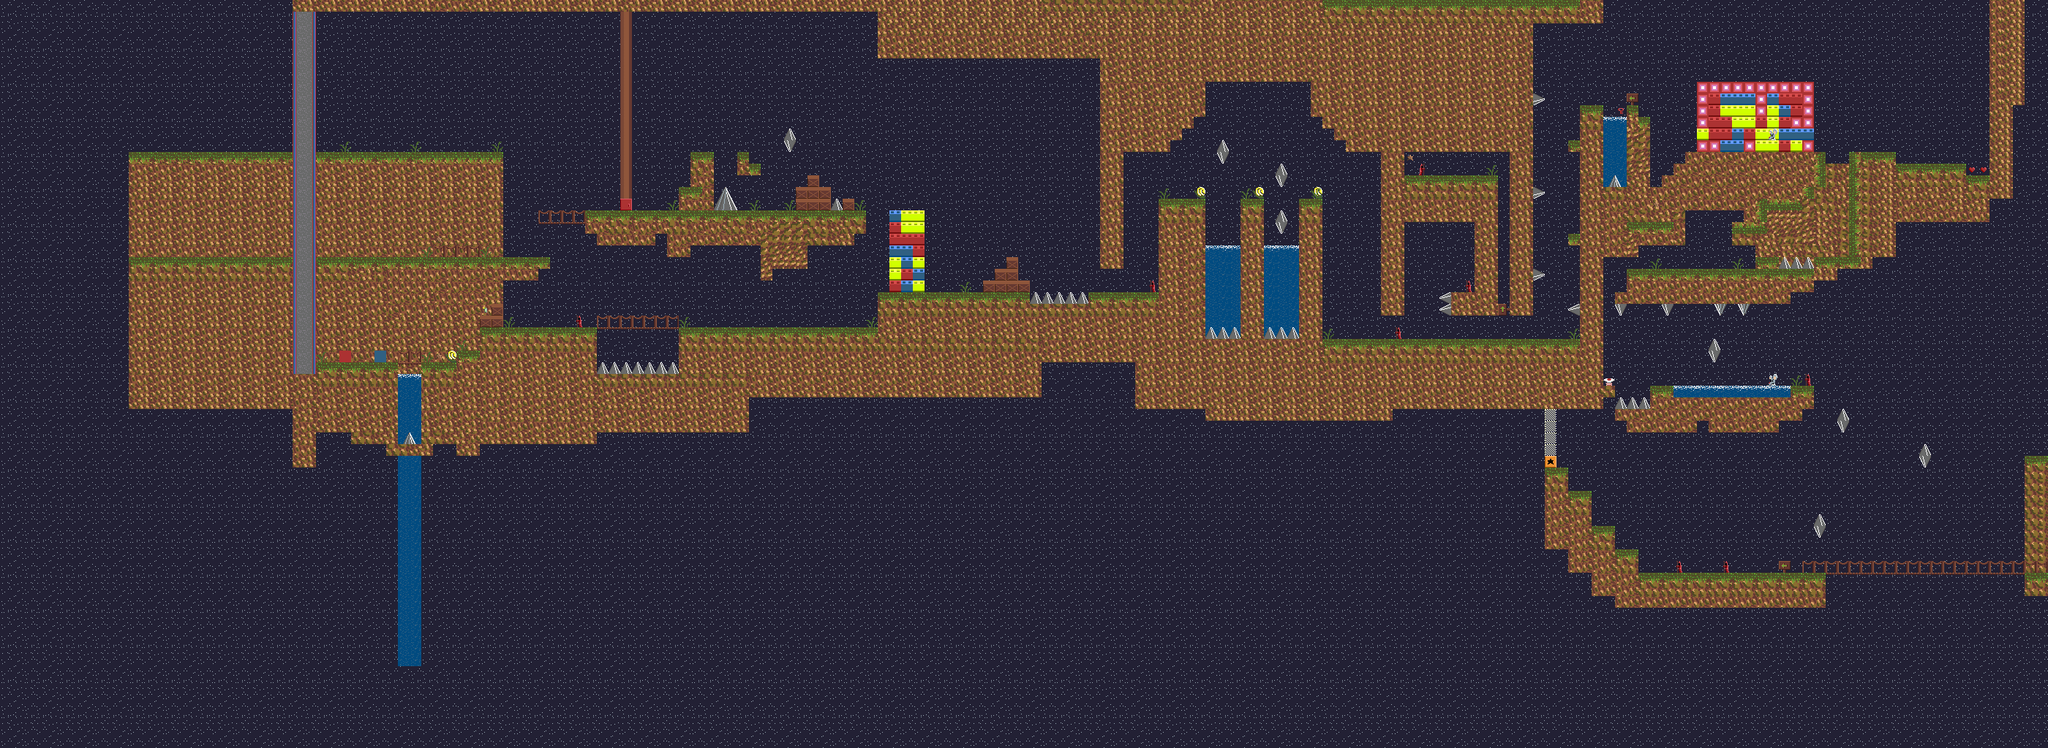

Tiled map render using the project's own tile images. Description and the map definition, with tile-layer contents summarised, below:
An orthogonal 175x64 tile map with 16x16 px tiles, 6 tile layers (back, midback2, midback, background, ...), 2 tilesets.

<map version="1.0" orientation="orthogonal" renderorder="right-down" width="175" height="64" tilewidth="16" tileheight="16" nextobjectid="1">
 <tileset firstgid="1" name="tileset" tilewidth="16" tileheight="16" tilecount="63" columns="63">
  <image source="../tilesets/tileset.png" trans="ff00ff" width="1008" height="16" />
 </tileset>
 <tileset firstgid="64" name="items" tilewidth="16" tileheight="16" tilecount="24" columns="24">
  <image source="../tilesets/items.png" trans="ff00ff" width="384" height="16" />
 </tileset>
 <layer name="back" width="175" height="64">
  <properties>
   <property name="parallax" value="0.25" />
  </properties>
  <data>[11200 cells, 11200 non-empty, 4 distinct tile ids]</data>
 </layer>
 <layer name="midback2" width="175" height="64">
  <properties>
   <property name="color" value="22203f" />
   <property name="parallax" value=".5" />
  </properties>
  <data>[11200 cells, 329 non-empty, 9 distinct tile ids]</data>
 </layer>
 <layer name="midback" width="175" height="64">
  <properties>
   <property name="color" value="101010" />
   <property name="parallax" value=".75" />
  </properties>
  <data>[11200 cells, 419 non-empty, 9 distinct tile ids]</data>
 </layer>
 <layer name="background" width="175" height="64">
  <properties>
   <property name="color" value="DDDDDD" />
  </properties>
  <data>[11200 cells, 144 non-empty, 9 distinct tile ids]</data>
 </layer>
 <layer name="middle" width="175" height="64">
  <properties>
   <property name="depth" value="" />
  </properties>
  <data>[11200 cells, 2531 non-empty, 37 distinct tile ids]</data>
 </layer>
 <layer name="overlay" width="175" height="64">
  <properties>
   <property name="group" value="1" />
  </properties>
  <data>[11200 cells, 70 non-empty, 8 distinct tile ids]</data>
 </layer>
</map>
